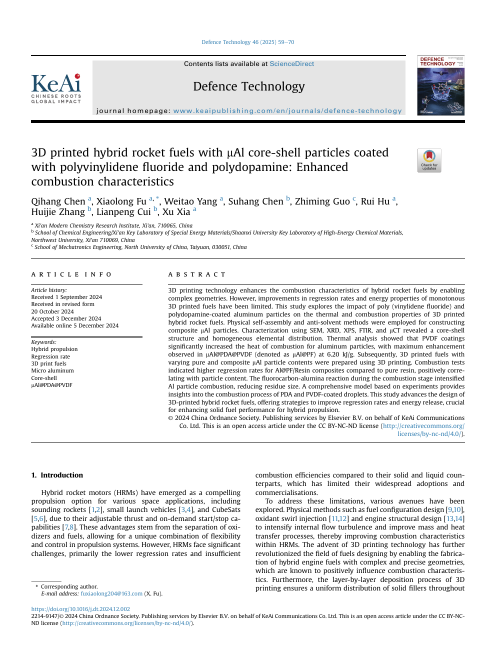
#> input picture tmp/pdfs/source_render/page-01.png, 993 x 1323 px (shown at 1/2 size); its folder holds 4 pictures in this run
$ python make_contact.py
#> lines starting #> are read from the running program, lines starting #| are printed output that depends on the picture
from PIL import Image, ImageOps, ImageDraw
from pathlib import Path
src=Path(r"tmp/pdfs/source_render")
out=Path(r"tmp/pdfs/contact")
files=sorted(src.glob('page-*.png'))
for k in range(0,len(files),4):
    ims=[Image.open(f).convert('RGB') for f in files[k:k+4]]
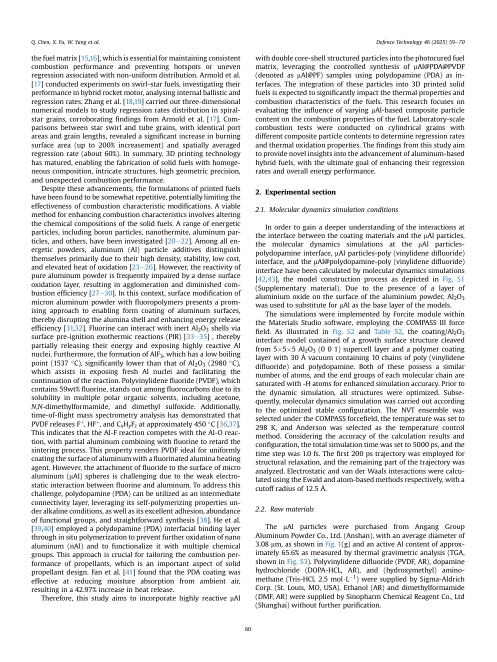
#> input picture tmp/pdfs/source_render/page-02.png, 993 x 1323 px (shown at 1/2 size)
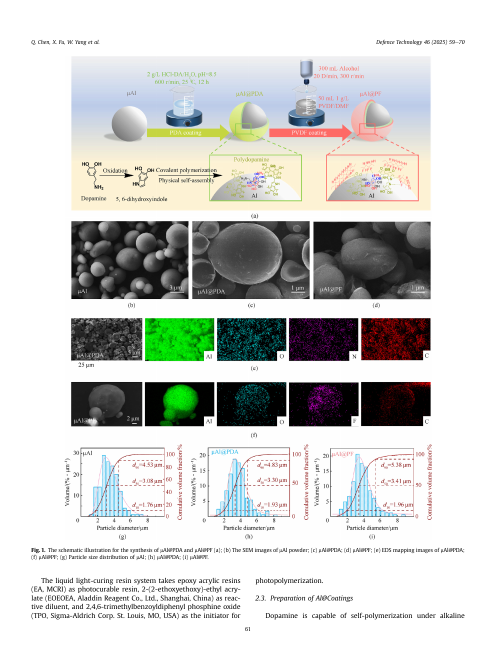
#> input picture tmp/pdfs/source_render/page-03.png, 993 x 1323 px (shown at 1/2 size)
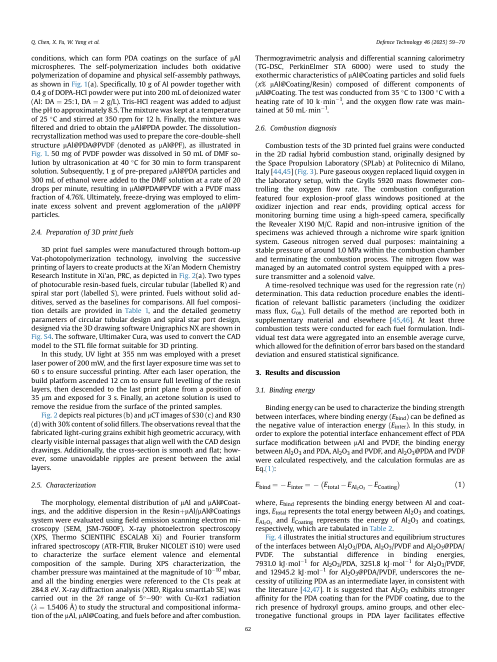
#> input picture tmp/pdfs/source_render/page-04.png, 993 x 1323 px (shown at 1/2 size)
#> ims = 4 items
    scale=0.42
    ims=[im.resize((int(im.width*scale), int(im.height*scale))) for im in ims]
    w=max(im.width for im in ims); h=max(im.height for im in ims)
#> after `w = max((im.width for im in ims))`: w = 417
#> after `h = max((im.height for im in ims))`: h = 555
    sheet=Image.new('RGB',(w*2,h*2+80),'white'); d=ImageDraw.Draw(sheet)
#> after `sheet = Image.new('RGB', (w * 2, h * 2 + 80), 'white')`: sheet: PIL image 834x1190 RGB; every value is 255
    for j,im in enumerate(ims):
        x=(j%2)*w; y=(j//2)*(h+40)
        sheet.paste(im,(x,y+20)); d.text((x+5,y+2),f'Page {k+j+1}',fill='black')
#> this loop made 4 passes
#> (x, y) on passes 1 to 4: (0, 0), (417, 0), (0, 595), (417, 595)
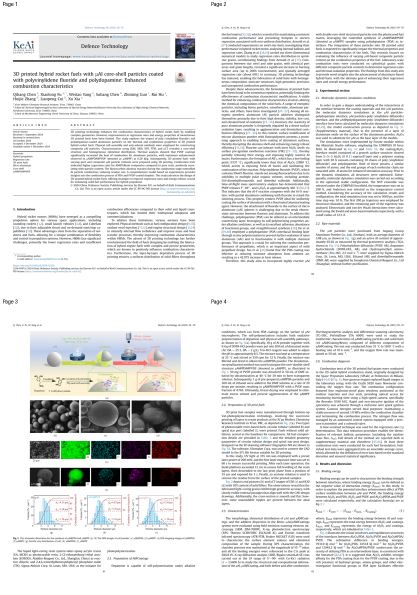
#> sheet: PIL image 834x1190 RGB (shown at 1/2 size); mean R, G, B 228.1, 228.5, 227.9
    sheet.save(out/f'contact-{k//4+1}.png')
print('\n'.join(str(p) for p in sorted(out.glob('*.png'))))
